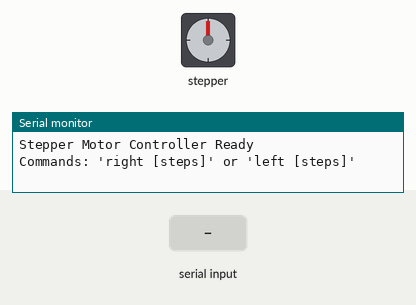
Simulated run of this sketch. Board: Arduino Uno, built with avr-gcc and run on an emulated ATmega328P. Parts: stepper motor, the last lines printed to the serial monitor. Wiring (inferred from the names in the program): stepper motor driver (200 steps per turn assumed): step pin 5; direction pin 2; enable pin 8. The test bench sets the inputs (shaded band).

Above: at 1.2 s.
1.3 s: "right 150\n" received over Serial
At 2.1 s:
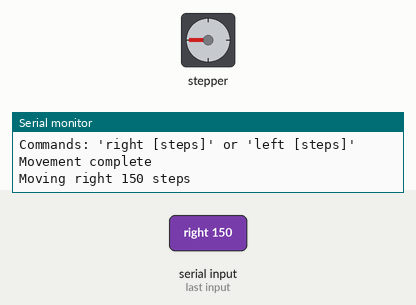
3.1 s: "right 150\n" received over Serial
At 4.6 s:
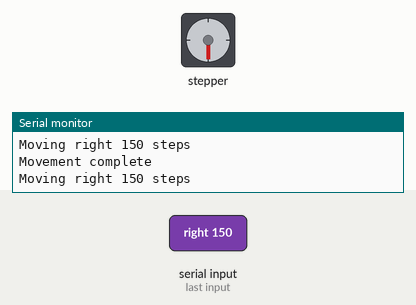
4.9 s: "left 1\n" received over Serial
At 5.7 s:
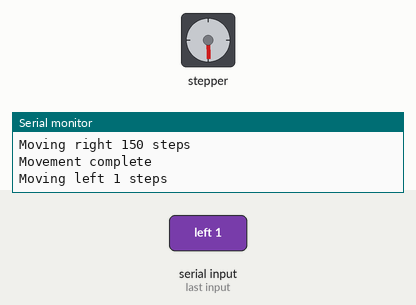
6.4 s: "right 1\n" received over Serial
At 6.9 s:
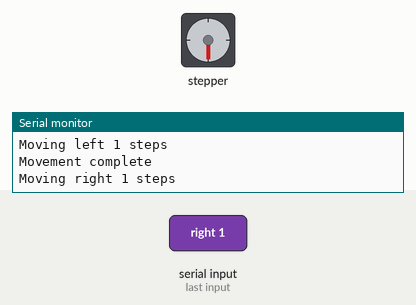
7.9 s: "left 150\n" received over Serial
At 9.5 s:
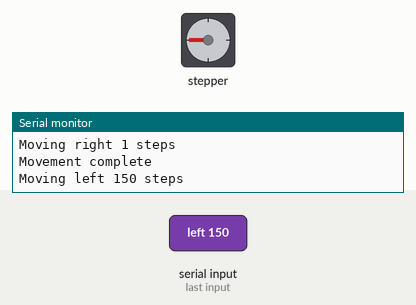
Timing chart, 0 to 10.7 s (numbered marks = the images above; inputs shaded):
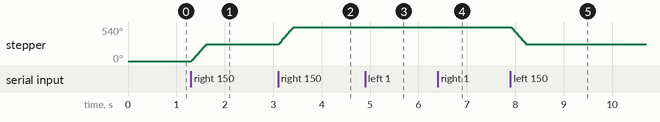

Measured:
- after the input at 1.3 s, stepper: turns 270° clockwise in 0.30 s, starting at once
- after the input at 3.1 s, stepper: turns 270° clockwise in 0.30 s, starting at once
- after the input at 7.9 s, stepper: turns 270° counter-clockwise in 0.30 s, starting at once

The sketch:

stepper_motor_driver.ino
```cpp
// Stepper Motor Control with TB6600 Driver
// Commands: "right [steps]" or "left [steps]"

#define STEP_PIN 5
#define DIR_PIN 2
#define ENABLE_PIN 8

// Motor parameters
int stepDelay = 1000; // microseconds between steps (adjust for speed)

void setup() {
    // Initialize serial communication
    Serial.begin(9600);

    // Initialize pins
    pinMode(STEP_PIN, OUTPUT);
    pinMode(DIR_PIN, OUTPUT);
    pinMode(ENABLE_PIN, OUTPUT);

    // Enable the motor driver
    digitalWrite(ENABLE_PIN, LOW);

    Serial.println("Stepper Motor Controller Ready");
    Serial.println("Commands: 'right [steps]' or 'left [steps]'");
}

void loop() {
    if (Serial.available() > 0) {
        String command = Serial.readStringUntil('\n');
        command.trim();

        parseAndExecuteCommand(command);
    }
}

void parseAndExecuteCommand(String command) {
    int spaceIndex = command.indexOf(' ');

    if (spaceIndex == -1) {
        Serial.println("Invalid command format");
        return;
    }

    String direction = command.substring(0, spaceIndex);
    String stepsStr = command.substring(spaceIndex + 1);
    int steps = stepsStr.toInt();

    if (steps <= 0) {
        Serial.println("Invalid step count");
        return;
    }

    if (direction == "right") {
        moveMotor(true, steps);
        Serial.println("Moving right " + String(steps) + " steps");
    } else if (direction == "left") {
        moveMotor(false, steps);
        Serial.println("Moving left " + String(steps) + " steps");
    } else {
        Serial.println("Invalid direction. Use 'right' or 'left'");
    }
}

void moveMotor(bool clockwise, int steps) {
    // Set direction
    digitalWrite(DIR_PIN, clockwise ? HIGH : LOW);

    // Step the motor
    for (int i = 0; i < steps; i++) {
        digitalWrite(STEP_PIN, HIGH);
        delayMicroseconds(stepDelay);
        digitalWrite(STEP_PIN, LOW);
        delayMicroseconds(stepDelay);
    }

    Serial.println("Movement complete");
}
```
